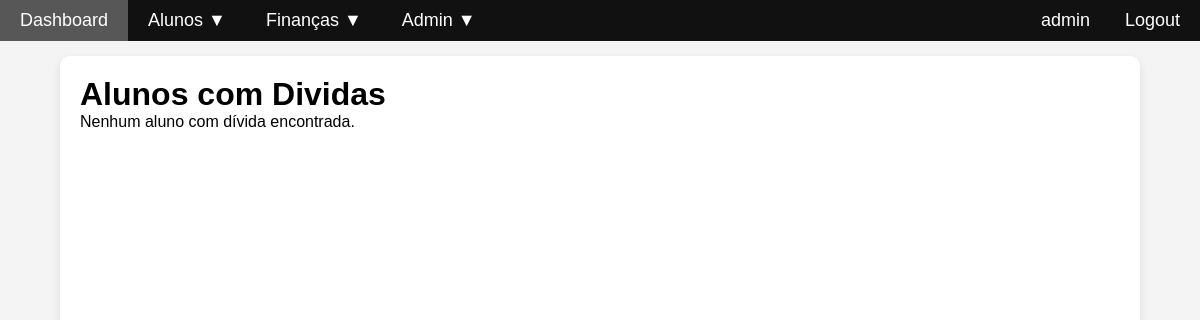
/financas/dividas (signed in), run on an earlier commit of the app's database.
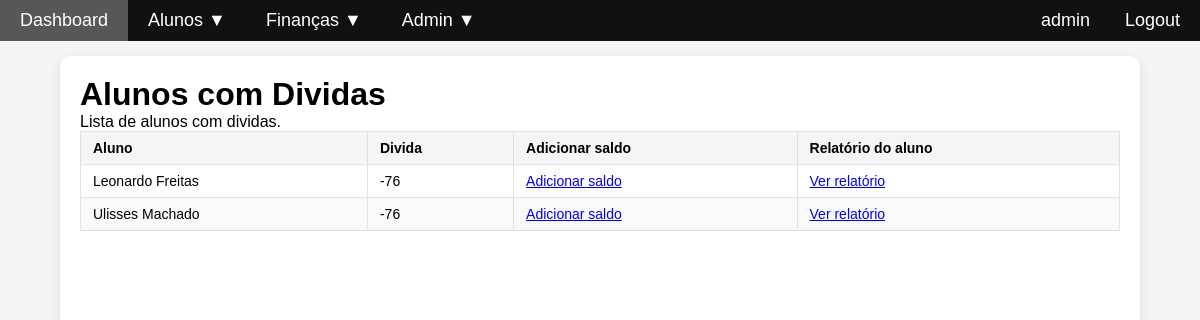
And on a later commit of the database.
### data_hub/models.py (models this page shows, shortened)
class Aluno(models.Model):
    class Meta:
        db_table = 'aluno'
    aluno_id = models.AutoField(primary_key=True)
    nome_proprio = models.CharField(max_length=100, default='')
    apelido = models.CharField(max_length=250, default='')
    archive_flag = models.BooleanField(default=False)
    processo = models.CharField(max_length=150, null=True, blank=True)
    data_admissao = models.DateTimeField()
    data_ultima_renovacao = models.DateTimeField(null=True, blank=True)
    data_nascimento = models.DateTimeField()
    documento = models.CharField(max_length=250, default='')
    numero_documento = models.CharField(max_length=100, default='')
    data_validade = models.DateTimeField()
    niss = models.IntegerField(null=True, blank=True)
    nif = models.IntegerField(null=True, blank=True)
    morada = models.CharField(max_length=150, default='')
    codigo_postal = models.CharField(max_length=150, default='')
    concelho = models.CharField(max_length=150, default='')
    fregesia = models.CharField(max_length=150, null=True, blank=True)
    escolaridade_anterior = models.CharField(max_length=150, null=True, blank=True)
    motivo_admissao = models.CharField(max_length=150, null=True, blank=True)
    cuidados_especias = models.ManyToManyField(to='CuidadoEspecial', db_table='aluno_cuidados_especiais', blank=True)
    saldo = models.IntegerField(null=False, blank=True, default=0)

### data_hub/views.py (the view)
# urls.py: path('financas/dividas', views.alunos_dividas, name='alunos_dividas'),
@login_required(login_url=login_url)
def alunos_dividas(request):
    content = {
        'title': 'Alunos com Dividas',
        'description': 'Lista de alunos com dividas.',
        'alunos_dividas': Aluno.objects.filter(saldo__lt=-1) if hasattr(Aluno, 'saldo') else [],
    }
    return render(request, 'financas/alunos_dividas.html', content)

### data_hub/templates/financas/alunos_dividas.html (shortened to what this page needs)
{% extends "navigation.html" %}
{% block content %}
<div class="container mt-4">
    <h1>{{ title }}</h1>
    {% if alunos_dividas %}
        <p>{{ description }}</p>
        <table class="admin-table">
            <thead>
                <tr>
                    <th>Aluno</th>
                    <th>Divida</th>
                    <th>Adicionar saldo</th>
                    <th>Relatório do aluno</th>
                </tr>
            </thead>
            <tbody>
                {% for aluno in alunos_dividas %}
                    <tr>
                        <td>{{ aluno.nome_proprio }} {{ aluno.apelido }}</td>
                        <td>{{ aluno.saldo }}</td>
                        <td> <a href="{% url 'registar_pagamento' aluno.pk %}">Adicionar saldo </a></td>
                        <td><a href="{% url 'gerar_pdf_aluno' aluno.pk %}">Ver relatório</a></td>
                    </tr>
                {% endfor %}
            </tbody>
        </table>
    {% else %}
        <div class="alert alert-success" role="alert">
            Nenhum aluno com dívida encontrada.
        </div>
    {% endif %}
</div>
{% endblock %}

What changed in the data, as far as the page shows it:
now on this page (row edited): Aluno: nome_proprio "Leonardo", apelido "Freitas", saldo "-76"
now on this page (row edited): Aluno: nome_proprio "Ulisses", apelido "Machado", saldo "-76"
Also different on the page:
{{ description }}: (not shown) → "Lista de alunos com dividas."
text no longer shown: "Nenhum aluno com dívida encontrada."
text now shown: "Aluno Divida Adicionar saldo Relatório do aluno"
